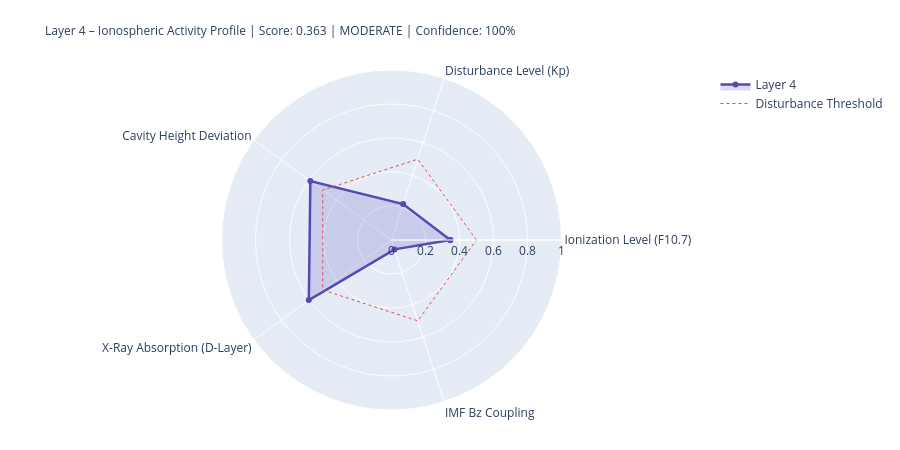

This figure's notebook cell:
### Markdown cell above
---
## 4. State Assessment & Handoff to Layer 5

### Code cell
# ============================================================
# LAYER-4-SCORE
# ============================================================

COMPONENTS = {
    'Ionization Level (F10.7)':    {'score': ioniz,       'source': 'primary' if f107_now else 'from_layer0', 'dynamic': True},
    'Disturbance Level (Kp)':          {'score': disturb,     'source': 'primary' if kp_now   else 'from_layer0', 'dynamic': True},
    'Cavity Height Deviation':    {'score': h_dev,       'source': 'derived',                                'dynamic': True},
    'X-Ray Absorption (D-Layer)':{'score': xray_ioniz,  'source': 'primary' if xray_now else 'missing',     'dynamic': True},
    'IMF Bz Coupling':             {'score': bz_coupling, 'source': 'primary' if bz_now   else 'from_layer0', 'dynamic': True},
}

available    = {k: v['score'] for k, v in COMPONENTS.items() if v['score'] is not None}
unavailable  = [k for k, v in COMPONENTS.items() if v['score'] is None]
layer4_score = round(sum(available.values()) / len(available), 4) if available else None
confidence   = round(len(available) / len(COMPONENTS), 2)
level = ('unknown' if layer4_score is None
         else 'quiet'   if layer4_score < 0.3
         else 'moderate' if layer4_score < 0.6
         else 'active')
dominant_l4 = max(available, key=available.get) if available else 'none'

# Resonance delta for Schumann SR-1
sr1_ref = schumann_freq(1, 80.0)
sr1_now = schumann_freq(1, h_eff)
sr1_delta_mhz = (sr1_now - sr1_ref) * 1000

# Propagation conditions
prop_cond = ('disturbed'   if kp_val > 4
             else 'unsettled' if kp_val > 2
             else 'normal')
if xray_class in ['X', 'M']:
    prop_cond = 'Radio-Blackout moeglich'

W = 68
print('=' * W)
print('LAYER 4 – IONOSPHERE – STATE ASSESSMENT')
print('=' * W)
for name, comp in COMPONENTS.items():
    s = comp['score']
    if s is not None:
        bar = '█' * int(s * 20) + '░' * (20 - int(s * 20))
        print(f'  {name:<36} {bar}  {s:.3f}  [{comp["source"]}]')
    else:
        print(f'  {name:<36} {"─" * 20}  n/a   [missing]')
print('-' * W)
print(f'  Score:          {layer4_score:.3f}  ({len(available)}/{len(COMPONENTS)} components)')
print(f'  Confidence:     {confidence:.0%}')
print(f'  Level:          {level.upper()}')
print(f'  Dominant:       {dominant_l4}')
print(f'  Cavity height:  {h_eff:.1f} km  (Ref: 80.0 km)')
print(f'  SR-1:           {sr1_now:.3f} Hz  (Δ {sr1_delta_mhz:+.1f} mHz vs. ref)')
print(f'  Propagation:    {prop_cond}')
print(f'  X-Ray:          {xray_class}-class  ({xray_now:.2e} W/m²)' if xray_now else '  X-Ray:          n/a')
print('=' * W)

# Radar
cats   = list(available.keys())
vals_r = list(available.values())
if len(cats) >= 3:
    fig = go.Figure()
    fig.add_trace(go.Scatterpolar(
        r=vals_r + [vals_r[0]], theta=cats + [cats[0]],
        fill='toself', fillcolor='rgba(83,74,183,0.20)',
        line=dict(color='#534AB7', width=2.5), name='Layer 4'
    ))
    fig.add_trace(go.Scatterpolar(
        r=[0.5] * (len(cats)+1), theta=cats + [cats[0]],
        line=dict(color='#E24B4A', dash='dot', width=1),
        mode='lines', name='Disturbance Threshold'
    ))
    fig.update_layout(
        title=dict(
            text=f'Layer 4 – Ionospheric Activity Profile | Score: {layer4_score:.3f} | {level.upper()} | Confidence: {confidence:.0%}',
            font=dict(size=12)
        ),
        polar=dict(radialaxis=dict(visible=True, range=[0, 1])),
        height=450, showlegend=True,
        margin=dict(l=80, r=80, t=70, b=40)
    )
    fig.show()

### Figure 1 — Plotly figure (JSON) as saved in the notebook; plotly's stock layout.template omitted (floating-point values rounded to 4 significant figures)
{"data": [{"fill": "toself", "fillcolor": "rgba(83,74,183,0.20)", "line": {"color": "#534AB7", "width": 2.5}, "name": "Layer 4", "r": [0.346, 0.222, 0.59, 0.601, 0.058, 0.346], "theta": ["Ionization Level (F10.7)", "Disturbance Level (Kp)", "Cavity Height Deviation", "X-Ray Absorption (D-Layer)", "IMF Bz Coupling", "Ionization Level (F10.7)"], "type": "scatterpolar"}, {"line": {"color": "#E24B4A", "dash": "dot", "width": 1}, "mode": "lines", "name": "Disturbance Threshold", "r": [0.5, 0.5, 0.5, 0.5, 0.5, 0.5], "theta": ["Ionization Level (F10.7)", "Disturbance Level (Kp)", "Cavity Height Deviation", "X-Ray Absorption (D-Layer)", "IMF Bz Coupling", "Ionization Level (F10.7)"], "type": "scatterpolar"}], "layout": {"height": 450, "margin": {"b": 40, "l": 80, "r": 80, "t": 70}, "polar": {"radialaxis": {"range": [0, 1], "visible": true}}, "showlegend": true, "title": {"font": {"size": 12}, "text": "Layer 4 – Ionospheric Activity Profile | Score: 0.363 | MODERATE | Confidence: 100%"}}}
